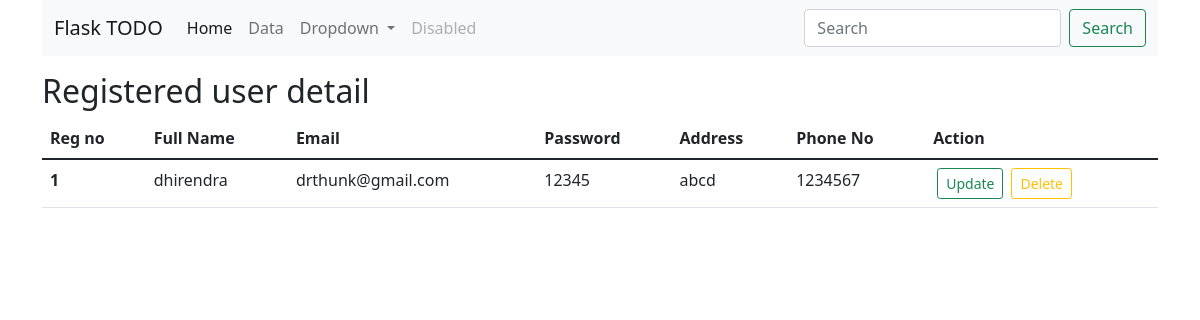
Before: /userdata with the older database file.
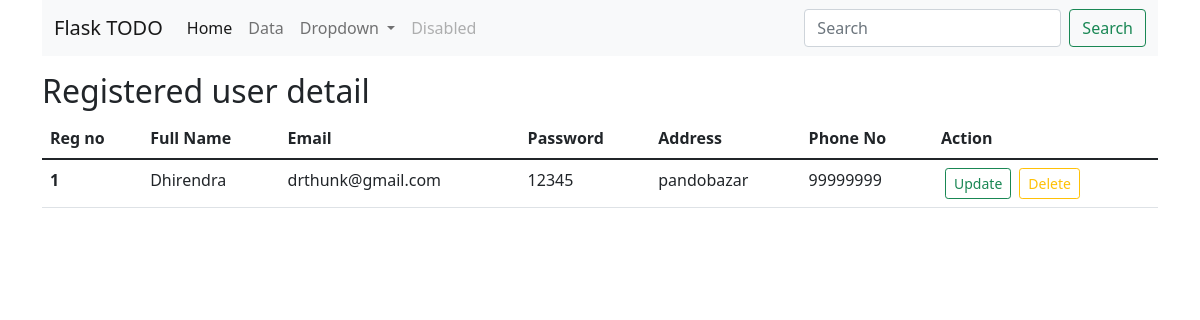
After: the same page with the newer database file.
### app.py (models this page shows, shortened)
class Register_user(db.Model):
    __tablename__ = 'Register_user'
    reg_no = db.Column(db.Integer, primary_key=True)
    fullname = db.Column(db.String(100), nullable = False)
    email = db.Column(db.String(100), nullable = False)
    password = db.Column(db.String(100), nullable = False)
    address = db.Column(db.String(400), nullable = False)
    phone = db.Column(db.String(100), nullable = False)

### app.py (the view)
@app.route('/userdata', methods =['GET', 'POST'])
def user_data():
    allreg = Register_user.query.all()
    return render_template('userdata.html',allreg =allreg )

### templates/userdata.html (shortened to what this page needs)
{% extends "base.html" %}
{% block body %}
<div class ="container my-3" >
    <h2> Registered user detail</h2>
    <table class="table">
        <thead>
        <tr>
            <th scope="col">Reg no</th>
            <th scope="col">Full Name</th>
            <th scope="col">Email</th>
            <th scope="col">Password</th>
            <th scope="col">Address</th>
            <th scope="col">Phone No</th>
            <th scope="col">Action</th>
        </tr>
        </thead>
        <tbody>
        <tr>
            {% for register_user in allreg %}
            <th scope="row">{{loop.index}}</th>
            <td>{{register_user.fullname}}</td>
            <td>{{register_user.email}}</td>
            <td>{{register_user.password}}</td>
            <td>{{register_user.address}}</td>
            <td>{{register_user.phone}}</td>
            <td>
                <a href="/updateuser/{{register_user.reg_no}}" type="button" class="btn btn-outline-success btn-sm mx-1">Update</button>
                <a href="/delete_userdata/{{register_user.reg_no}}" type="button" class="btn btn-outline-warning btn-sm mx-1">Delete</button>
            </td>
            {% endfor %}
        </tr>
        </tbody>
    </table>
</div>
{% endblock body %}

### templates/base.html (shortened to what this page needs)
<!doctype html>
<html lang="en">
  <head>
    <link href="https://cdn.jsdelivr.net/npm/bootstrap@5.1.3/dist/css/bootstrap.min.css" rel="stylesheet">
</head>
<body>
    <div class= "container" my-3>
        <nav class="navbar navbar-expand-lg navbar-light bg-light">
            <div class="container-fluid">
              <a class="navbar-brand" href="/">Flask TODO</a>
              <div class="collapse navbar-collapse" id="navbarSupportedContent">
                <ul class="navbar-nav me-auto mb-2 mb-lg-0">
                  <li class="nav-item">
                    <a class="nav-link active" aria-current="page" href="#">Home</a>
                  </li>
                  <li class="nav-item">
                    <a class="nav-link" href="#">Data</a>
                  </li>
                  <li class="nav-item dropdown">
                    <a class="nav-link dropdown-toggle" href="#" id="navbarDropdown" role="button" data-bs-toggle="dropdown" aria-expanded="false">
                      Dropdown
                    </a>
                  </li>
                  <li class="nav-item">
                    <a class="nav-link disabled">Disabled</a>
                  </li>
                </ul>
                <form class="d-flex">
                  <input class="form-control me-2" type="search" placeholder="Search" aria-label="Search">
                  <button class="btn btn-outline-success" type="submit">Search</button>
                </form>
              </div>
            </div>
          </nav>
        </div>
{% block body %}
{% endblock body %}
</body>
</html>

Changed rows visible on the page:
changed Register_user "drthunk@gmail.com": fullname "dhirendra" → "Dhirendra"; address "abcd" → "pandobazar"; phone "1234567" → "99999999"
